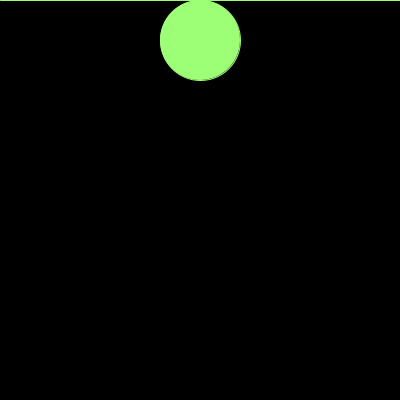
Frame 1 (no input)
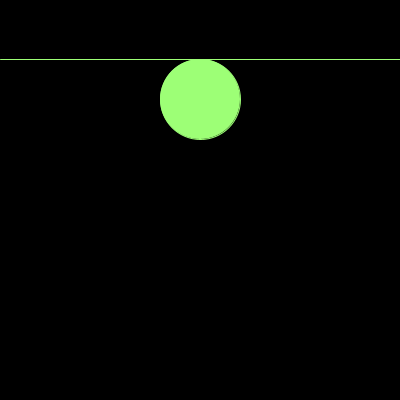
Frame 60 (the mouse pressed at the canvas centre just before this capture)
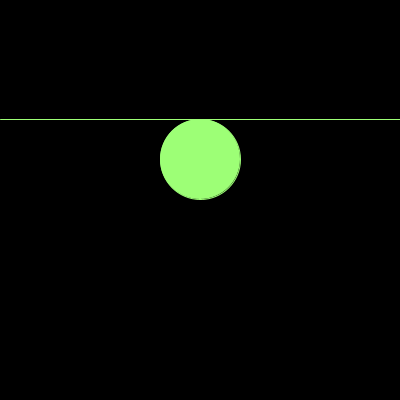
Frame 120 (the mouse held since frame 60 and released just before this capture)

The Processing sketch that drew these frames (run headless with seeded random() and noise(); from frame 60 on, the mouse is pressed at the canvas centre):

// Processing sketch: Ejercicio_19
// ── Ejercicio_19.pde
int y;
int incremento=1;
int distRadio=40;

void setup(){
  size(400,400);
}

void draw(){
  background(0);
  stroke(#9DFF76);
  line(0,y,width,y);
  fill(#9DFF76);
  ellipse(width/2,y+distRadio,80,80);
  y+=incremento;
  if (y>=height || y<=0){
    incremento*=-1;
    distRadio*=-1;
  }  
}
